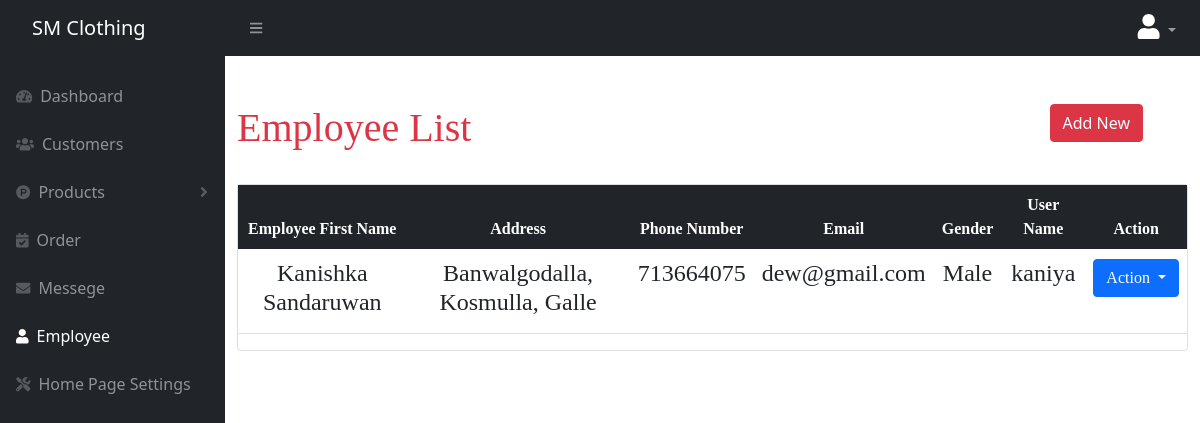
Screenshot of /dashboard/employee.php (signed in) with the database file from the repository.
### tables this page shows
CREATE TABLE `employee` (
  `emp_id` int(11) NOT NULL,
  `full_name` varchar(255) NOT NULL,
  `address` varchar(255) NOT NULL,
  `phone_number` int(11) NOT NULL,
  `email` varchar(255) NOT NULL,
  `gender` varchar(255) NOT NULL,
  `password` varchar(255) NOT NULL,
  `username` varchar(255) NOT NULL,
  `trndate` datetime NOT NULL
);

### dashboard/employee.php (the view, shortened to what this page needs)
<?php require_once 'head.php'; ?>
            <div id="layoutSidenav_content">
                <main>
                    <div class="container-fluid">
                        <div class="row mt-5">
                            <div class="col-md-12">
                            <div class="row">
                                <div class="col-md-10">
                                  <h1 class="text-danger" style="font-family: \"Times New Roman\",Times, serif;"><a style="text-decoration:none;" class="text-danger" href="books.php">Employee List</a></h1>
                                </div>
                                <div class="col-md-2">
                                  <button type="button" class="btn btn-danger" data-bs-toggle="modal" data-bs-target="#exampleModal">Add New</button>
                                </div>
                            </div>
                          </div>
                        </div>
                        <div class="row">
                        <div class="col-md-12 mt-4" style="font-family: \"Times New Roman\",Times, serif;">
                                    <div class="card">
                                        <div class="table-responsive">
                                            <table class="table v-middle text-center">
                                                <thead>
                                                    <tr class="bg-dark">
                                                        <th class="border-top-0 text-white">Employee First Name</th>
                                                        <th class="border-top-0 text-white">Address</th>
                                                        <th class="border-top-0 text-white">Phone Number</th>
                                                        <th class="border-top-0 text-white">Email</th>
                                                        <th class="border-top-0 text-white">Gender</th>
                                                        <th class="border-top-0 text-white">User Name</th>
                                                        <th class="border-top-0 text-white">Action</th>
                                                    </tr>
                                                </thead>
                                                <?php $count=1;
                                                  $getproduct = "SELECT * FROM employee";
                                                  $viewresult1 = mysqli_query($con, $getproduct);?>
                                                <tbody>
                                                    <?php while($row = mysqli_fetch_assoc($viewresult1)) {
                                                        if ($row['username'] != 'admin') { ?>
                                                    <tr>
                                                        <td><h4><?php echo $row['full_name']; ?></h4></td>
                                                        <td><h4><?php echo $row['address']; ?></h4></td>
                                                        <td><h4><?php echo $row['phone_number']; ?></h4></td>
                                                        <td><h4><?php echo $row['email']; ?></h4></td>
                                                        <td><h4><?php echo $row['gender']; ?></h4></td>
                                                        <td><h4><?php echo $row['username']; ?></h4></td>
                                                        <td>
                                                          <div class="dropdown">
                                                            <button class="btn btn-primary dropdown-toggle" type="button" id="dropdownMenuButton" data-toggle="dropdown" aria-haspopup="true" aria-expanded="false">
                                                              Action
                                                            </button>
                                                          </div>
                                                        </td>
                                                    </tr>
                                                    <?php }  $count++; } ?>
                                                </tbody>
                                            </table>
                                        </div>
                                    </div>
                                </div>
                            </div>
                    </div>
                </main>
    </body>
</html>

### rows the page displays
employee: full_name "Kanishka Sandaruwan", address "Banwalgodalla, Kosmulla, Galle", phone_number "713664075", email "dew@gmail.com", gender "Male", username "kaniya"
